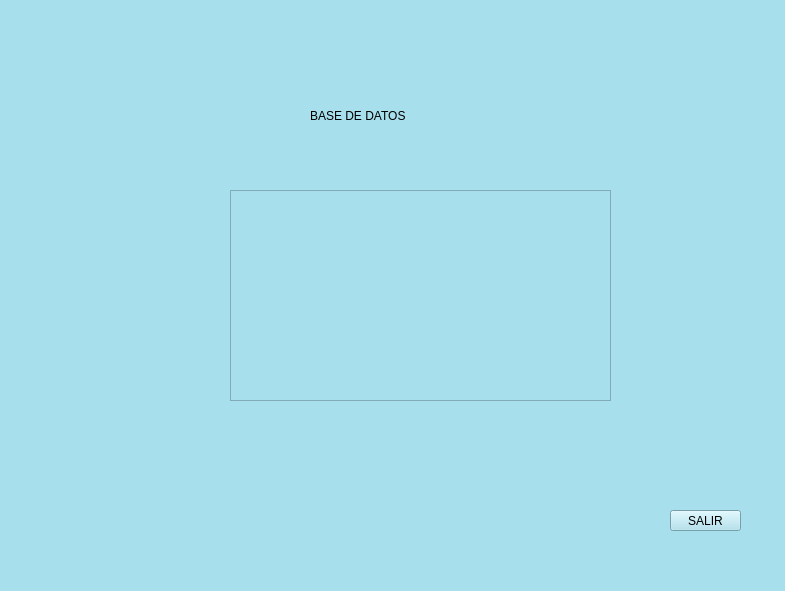
<?xml version="1.0" encoding="UTF-8"?>
<ui version="4.0">
 <class>MainWindow</class>
 <widget class="QMainWindow" name="MainWindow">
  <property name="geometry">
   <rect>
    <x>0</x>
    <y>0</y>
    <width>785</width>
    <height>591</height>
   </rect>
  </property>
  <property name="windowTitle">
   <string>MainWindow</string>
  </property>
  <property name="styleSheet">
   <string notr="true">background-color: rgb(167, 223, 237);</string>
  </property>
  <widget class="QWidget" name="centralwidget">
   <widget class="QLabel" name="label">
    <property name="geometry">
     <rect>
      <x>0</x>
      <y>0</y>
      <width>791</width>
      <height>551</height>
     </rect>
    </property>
    <property name="styleSheet">
     <string notr="true">border-image: url(:/cct/Dash 2.png);</string>
    </property>
    <property name="text">
     <string/>
    </property>
   </widget>
   <widget class="QLabel" name="label_2">
    <property name="geometry">
     <rect>
      <x>310</x>
      <y>90</y>
      <width>201</width>
      <height>51</height>
     </rect>
    </property>
    <property name="styleSheet">
     <string notr="true">font: 18pt &quot;Bahnschrift&quot;;
</string>
    </property>
    <property name="text">
     <string>BASE DE DATOS</string>
    </property>
   </widget>
   <widget class="QPushButton" name="Salir">
    <property name="geometry">
     <rect>
      <x>670</x>
      <y>510</y>
      <width>71</width>
      <height>21</height>
     </rect>
    </property>
    <property name="styleSheet">
     <string notr="true">background-color: rgb(167, 223, 237);
font: 8pt &quot;MS Shell Dlg 2&quot;;


border-top-color: rgb(0, 0, 0);
gridline-color: rgb(0, 0, 0);
border-color: rgb(0, 0, 0);</string>
    </property>
    <property name="text">
     <string>SALIR</string>
    </property>
   </widget>
   <widget class="QTableWidget" name="tableWidget">
    <property name="geometry">
     <rect>
      <x>230</x>
      <y>190</y>
      <width>381</width>
      <height>211</height>
     </rect>
    </property>
   </widget>
  </widget>
  <widget class="QMenuBar" name="menubar">
   <property name="geometry">
    <rect>
     <x>0</x>
     <y>0</y>
     <width>785</width>
     <height>26</height>
    </rect>
   </property>
  </widget>
  <widget class="QStatusBar" name="statusbar"/>
 </widget>
 <resources/>
 <connections/>
</ui>
